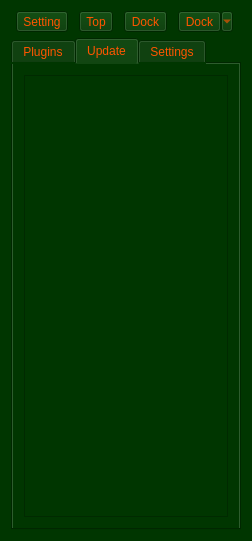
<?xml version="1.0" encoding="UTF-8"?>
<ui version="4.0">
 <class>PluginManagerWidget</class>
 <widget class="QWidget" name="PluginManagerWidget">
  <property name="geometry">
   <rect>
    <x>0</x>
    <y>0</y>
    <width>252</width>
    <height>541</height>
   </rect>
  </property>
  <property name="windowTitle">
   <string>PluginManagerWidget</string>
  </property>
  <property name="styleSheet">
   <string notr="true">background-color: rgb(0, 54, 0);
color: rgb(255, 85, 0);</string>
  </property>
  <layout class="QGridLayout" name="gridLayout_4">
   <item row="0" column="0">
    <layout class="QGridLayout" name="gridLayout_3">
     <item row="0" column="0">
      <widget class="QToolButton" name="settingBtn">
       <property name="text">
        <string>Setting</string>
       </property>
      </widget>
     </item>
     <item row="0" column="1">
      <widget class="QToolButton" name="topBtn">
       <property name="text">
        <string>Top</string>
       </property>
      </widget>
     </item>
     <item row="0" column="2">
      <widget class="QToolButton" name="dockBtn">
       <property name="text">
        <string>Dock</string>
       </property>
      </widget>
     </item>
     <item row="0" column="3">
      <widget class="QToolButton" name="dockToBtn">
       <property name="text">
        <string>Dock</string>
       </property>
       <property name="checkable">
        <bool>true</bool>
       </property>
       <property name="popupMode">
        <enum>QToolButton::MenuButtonPopup</enum>
       </property>
      </widget>
     </item>
    </layout>
   </item>
   <item row="1" column="0">
    <widget class="QTabWidget" name="tabWidget">
     <property name="currentIndex">
      <number>1</number>
     </property>
     <widget class="QWidget" name="tab">
      <attribute name="title">
       <string>Plugins</string>
      </attribute>
      <layout class="QGridLayout" name="gridLayout_7">
       <item row="0" column="0">
        <widget class="QToolBox" name="toolBox">
         <property name="currentIndex">
          <number>0</number>
         </property>
         <property name="tabSpacing">
          <number>6</number>
         </property>
         <widget class="QWidget" name="model_page">
          <property name="geometry">
           <rect>
            <x>0</x>
            <y>0</y>
            <width>83</width>
            <height>71</height>
           </rect>
          </property>
          <attribute name="label">
           <string>Model</string>
          </attribute>
          <layout class="QGridLayout" name="gridLayout">
           <property name="margin">
            <number>0</number>
           </property>
           <item row="0" column="0">
            <widget class="QTreeWidget" name="treeWidget">
             <column>
              <property name="text">
               <string notr="true">1</string>
              </property>
             </column>
            </widget>
           </item>
          </layout>
         </widget>
         <widget class="QWidget" name="material_page">
          <property name="geometry">
           <rect>
            <x>0</x>
            <y>0</y>
            <width>83</width>
            <height>71</height>
           </rect>
          </property>
          <attribute name="label">
           <string>Material</string>
          </attribute>
          <layout class="QGridLayout" name="gridLayout_2">
           <property name="margin">
            <number>0</number>
           </property>
           <item row="0" column="0">
            <widget class="QTreeWidget" name="treeWidget_2">
             <column>
              <property name="text">
               <string notr="true">1</string>
              </property>
             </column>
            </widget>
           </item>
          </layout>
         </widget>
         <widget class="QWidget" name="checker_page">
          <property name="geometry">
           <rect>
            <x>0</x>
            <y>0</y>
            <width>100</width>
            <height>30</height>
           </rect>
          </property>
          <attribute name="label">
           <string>Checker</string>
          </attribute>
         </widget>
         <widget class="QWidget" name="render_page">
          <property name="geometry">
           <rect>
            <x>0</x>
            <y>0</y>
            <width>100</width>
            <height>30</height>
           </rect>
          </property>
          <attribute name="label">
           <string>Render</string>
          </attribute>
         </widget>
        </widget>
       </item>
      </layout>
     </widget>
     <widget class="QWidget" name="tab_1">
      <attribute name="title">
       <string>Update</string>
      </attribute>
      <layout class="QGridLayout" name="gridLayout_5">
       <item row="0" column="0">
        <widget class="FileTreeView" name="fileTreeView"/>
       </item>
      </layout>
     </widget>
     <widget class="QWidget" name="tab_2">
      <attribute name="title">
       <string>Settings</string>
      </attribute>
      <layout class="QGridLayout" name="gridLayout_6">
       <item row="0" column="0">
        <widget class="QTreeView" name="treeView"/>
       </item>
      </layout>
     </widget>
    </widget>
   </item>
  </layout>
 </widget>
 <layoutdefault spacing="6" margin="11"/>
 <customwidgets>
  <customwidget>
   <class>FileTreeView</class>
   <extends>QTreeView</extends>
   <header>file_treeview.h</header>
  </customwidget>
 </customwidgets>
 <resources/>
 <connections/>
</ui>
